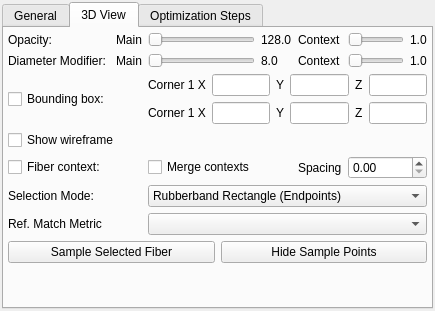
<?xml version="1.0" encoding="UTF-8"?>
<ui version="4.0">
 <class>DockWidget</class>
 <widget class="QDockWidget" name="DockWidget">
  <property name="geometry">
   <rect>
    <x>0</x>
    <y>0</y>
    <width>435</width>
    <height>311</height>
   </rect>
  </property>
  <property name="windowTitle">
   <string>DockWidget</string>
  </property>
  <widget class="QWidget" name="dockWidgetContents">
   <layout class="QHBoxLayout" name="horizontalLayout">
    <property name="spacing">
     <number>0</number>
    </property>
    <property name="leftMargin">
     <number>2</number>
    </property>
    <property name="topMargin">
     <number>2</number>
    </property>
    <property name="rightMargin">
     <number>2</number>
    </property>
    <property name="bottomMargin">
     <number>2</number>
    </property>
    <item>
     <widget class="QTabWidget" name="tabWidget">
      <property name="currentIndex">
       <number>1</number>
      </property>
      <widget class="QWidget" name="tabGeneral">
       <attribute name="title">
        <string>General</string>
       </attribute>
       <layout class="QVBoxLayout" name="verticalLayout">
        <property name="leftMargin">
         <number>4</number>
        </property>
        <property name="topMargin">
         <number>4</number>
        </property>
        <property name="rightMargin">
         <number>4</number>
        </property>
        <property name="bottomMargin">
         <number>4</number>
        </property>
        <item>
         <widget class="QGroupBox" name="groupBox_2">
          <property name="title">
           <string>Global Settings</string>
          </property>
          <layout class="QGridLayout" name="gridLayout_4">
           <property name="leftMargin">
            <number>4</number>
           </property>
           <property name="topMargin">
            <number>4</number>
           </property>
           <property name="rightMargin">
            <number>4</number>
           </property>
           <property name="bottomMargin">
            <number>4</number>
           </property>
           <item row="2" column="0">
            <widget class="QLabel" name="label_25">
             <property name="text">
              <string>Reference Volume</string>
             </property>
            </widget>
           </item>
           <item row="1" column="1" colspan="2">
            <widget class="QComboBox" name="comboBox_6"/>
           </item>
           <item row="2" column="1">
            <widget class="QLineEdit" name="lineEdit_7"/>
           </item>
           <item row="0" column="1" colspan="2">
            <widget class="QComboBox" name="comboBox_5"/>
           </item>
           <item row="2" column="2">
            <widget class="QPushButton" name="pushButton_3">
             <property name="text">
              <string>...</string>
             </property>
            </widget>
           </item>
           <item row="1" column="0">
            <widget class="QLabel" name="label_24">
             <property name="text">
              <string>Distribution Colors</string>
             </property>
            </widget>
           </item>
           <item row="0" column="0">
            <widget class="QLabel" name="label_23">
             <property name="text">
              <string>Result Colors:</string>
             </property>
            </widget>
           </item>
          </layout>
         </widget>
        </item>
        <item>
         <widget class="QGroupBox" name="groupBox">
          <property name="title">
           <string>Result List</string>
          </property>
          <layout class="QGridLayout" name="gridLayout_3">
           <property name="leftMargin">
            <number>4</number>
           </property>
           <property name="topMargin">
            <number>4</number>
           </property>
           <property name="rightMargin">
            <number>4</number>
           </property>
           <property name="bottomMargin">
            <number>4</number>
           </property>
           <item row="1" column="0">
            <widget class="QLabel" name="label_20">
             <property name="text">
              <string>Histogram Bins:</string>
             </property>
            </widget>
           </item>
           <item row="0" column="0" colspan="2">
            <widget class="QCheckBox" name="checkBox_5">
             <property name="text">
              <string>Show Reference in Distribution Histograms</string>
             </property>
            </widget>
           </item>
           <item row="1" column="1">
            <widget class="QSpinBox" name="spinBox"/>
           </item>
           <item row="2" column="0">
            <widget class="QLabel" name="label_21">
             <property name="text">
              <string>Distribution Plot Types</string>
             </property>
            </widget>
           </item>
           <item row="2" column="1">
            <widget class="QComboBox" name="comboBox_3">
             <item>
              <property name="text">
               <string>Bar Chart</string>
              </property>
             </item>
             <item>
              <property name="text">
               <string>Line Graph</string>
              </property>
             </item>
            </widget>
           </item>
           <item row="3" column="0">
            <widget class="QLabel" name="label_22">
             <property name="text">
              <string>Stacked Bar Colors</string>
             </property>
            </widget>
           </item>
           <item row="3" column="1">
            <widget class="QComboBox" name="comboBox_4"/>
           </item>
           <item row="4" column="0" colspan="2">
            <spacer name="verticalSpacer_2">
             <property name="orientation">
              <enum>Qt::Vertical</enum>
             </property>
             <property name="sizeHint" stdset="0">
              <size>
               <width>20</width>
               <height>40</height>
              </size>
             </property>
            </spacer>
           </item>
          </layout>
         </widget>
        </item>
       </layout>
      </widget>
      <widget class="QWidget" name="tab3DView">
       <attribute name="title">
        <string>3D View</string>
       </attribute>
       <layout class="QGridLayout" name="gridLayout">
        <property name="leftMargin">
         <number>4</number>
        </property>
        <property name="topMargin">
         <number>4</number>
        </property>
        <property name="rightMargin">
         <number>4</number>
        </property>
        <property name="bottomMargin">
         <number>4</number>
        </property>
        <item row="0" column="1">
         <widget class="QLabel" name="label_18">
          <property name="text">
           <string>Main</string>
          </property>
         </widget>
        </item>
        <item row="1" column="5">
         <widget class="QSlider" name="horizontalSlider_4">
          <property name="orientation">
           <enum>Qt::Horizontal</enum>
          </property>
         </widget>
        </item>
        <item row="1" column="1">
         <widget class="QLabel" name="label_19">
          <property name="text">
           <string>Main</string>
          </property>
         </widget>
        </item>
        <item row="4" column="0">
         <widget class="QCheckBox" name="checkBox">
          <property name="text">
           <string>Bounding box:</string>
          </property>
         </widget>
        </item>
        <item row="9" column="0">
         <widget class="QLabel" name="label_16">
          <property name="text">
           <string>Selection Mode:</string>
          </property>
         </widget>
        </item>
        <item row="7" column="4">
         <widget class="QLabel" name="label_15">
          <property name="text">
           <string>Spacing</string>
          </property>
         </widget>
        </item>
        <item row="7" column="0">
         <widget class="QCheckBox" name="checkBox_3">
          <property name="text">
           <string>Fiber context:</string>
          </property>
         </widget>
        </item>
        <item row="1" column="3">
         <widget class="QLabel" name="label_4">
          <property name="text">
           <string>8.0</string>
          </property>
         </widget>
        </item>
        <item row="4" column="2" colspan="5">
         <layout class="QGridLayout" name="gridLayout_2">
          <item row="0" column="1">
           <widget class="QLineEdit" name="lineEdit"/>
          </item>
          <item row="0" column="4">
           <widget class="QLabel" name="label_11">
            <property name="text">
             <string>Z</string>
            </property>
           </widget>
          </item>
          <item row="0" column="5">
           <widget class="QLineEdit" name="lineEdit_3"/>
          </item>
          <item row="0" column="0">
           <widget class="QLabel" name="label_9">
            <property name="text">
             <string>Corner 1 X</string>
            </property>
           </widget>
          </item>
          <item row="0" column="3">
           <widget class="QLineEdit" name="lineEdit_2"/>
          </item>
          <item row="0" column="2">
           <widget class="QLabel" name="label_10">
            <property name="text">
             <string>Y</string>
            </property>
           </widget>
          </item>
          <item row="1" column="3">
           <widget class="QLineEdit" name="lineEdit_6"/>
          </item>
          <item row="1" column="0">
           <widget class="QLabel" name="label_13">
            <property name="text">
             <string>Corner 1 X</string>
            </property>
           </widget>
          </item>
          <item row="1" column="5">
           <widget class="QLineEdit" name="lineEdit_5"/>
          </item>
          <item row="1" column="4">
           <widget class="QLabel" name="label_14">
            <property name="text">
             <string>Z</string>
            </property>
           </widget>
          </item>
          <item row="1" column="2">
           <widget class="QLabel" name="label_12">
            <property name="text">
             <string>Y</string>
            </property>
           </widget>
          </item>
          <item row="1" column="1">
           <widget class="QLineEdit" name="lineEdit_4"/>
          </item>
         </layout>
        </item>
        <item row="7" column="5" colspan="2">
         <widget class="QDoubleSpinBox" name="doubleSpinBox"/>
        </item>
        <item row="12" column="0" colspan="7">
         <layout class="QHBoxLayout" name="horizontalLayout_2">
          <item>
           <widget class="QPushButton" name="pushButton">
            <property name="text">
             <string>Sample Selected Fiber</string>
            </property>
           </widget>
          </item>
          <item>
           <widget class="QPushButton" name="pushButton_2">
            <property name="text">
             <string>Hide Sample Points</string>
            </property>
           </widget>
          </item>
         </layout>
        </item>
        <item row="1" column="2">
         <widget class="QSlider" name="horizontalSlider_3">
          <property name="orientation">
           <enum>Qt::Horizontal</enum>
          </property>
         </widget>
        </item>
        <item row="1" column="6">
         <widget class="QLabel" name="label_8">
          <property name="text">
           <string>1.0</string>
          </property>
         </widget>
        </item>
        <item row="1" column="0">
         <widget class="QLabel" name="label_6">
          <property name="text">
           <string>Diameter Modifier:</string>
          </property>
         </widget>
        </item>
        <item row="0" column="5">
         <widget class="QSlider" name="horizontalSlider_2">
          <property name="orientation">
           <enum>Qt::Horizontal</enum>
          </property>
         </widget>
        </item>
        <item row="1" column="4">
         <widget class="QLabel" name="label_7">
          <property name="text">
           <string>Context</string>
          </property>
         </widget>
        </item>
        <item row="0" column="6">
         <widget class="QLabel" name="label_5">
          <property name="text">
           <string>1.0</string>
          </property>
         </widget>
        </item>
        <item row="0" column="4">
         <widget class="QLabel" name="label_3">
          <property name="text">
           <string>Context</string>
          </property>
         </widget>
        </item>
        <item row="10" column="0">
         <widget class="QLabel" name="label_17">
          <property name="text">
           <string>Ref. Match Metric</string>
          </property>
         </widget>
        </item>
        <item row="0" column="3">
         <widget class="QLabel" name="label_2">
          <property name="text">
           <string>128.0</string>
          </property>
         </widget>
        </item>
        <item row="0" column="2">
         <widget class="QSlider" name="horizontalSlider">
          <property name="orientation">
           <enum>Qt::Horizontal</enum>
          </property>
         </widget>
        </item>
        <item row="9" column="2" colspan="5">
         <widget class="QComboBox" name="comboBox">
          <item>
           <property name="text">
            <string>Rubberband Rectangle (Endpoints)</string>
           </property>
          </item>
          <item>
           <property name="text">
            <string>Single Fiber Click</string>
           </property>
          </item>
         </widget>
        </item>
        <item row="7" column="2">
         <widget class="QCheckBox" name="checkBox_4">
          <property name="text">
           <string>Merge contexts</string>
          </property>
         </widget>
        </item>
        <item row="0" column="0">
         <widget class="QLabel" name="label">
          <property name="text">
           <string>Opacity:</string>
          </property>
         </widget>
        </item>
        <item row="6" column="0" colspan="4">
         <widget class="QCheckBox" name="checkBox_2">
          <property name="text">
           <string>Show wireframe</string>
          </property>
         </widget>
        </item>
        <item row="10" column="2" colspan="5">
         <widget class="QComboBox" name="comboBox_2"/>
        </item>
        <item row="13" column="0" colspan="7">
         <spacer name="verticalSpacer">
          <property name="orientation">
           <enum>Qt::Vertical</enum>
          </property>
          <property name="sizeHint" stdset="0">
           <size>
            <width>20</width>
            <height>40</height>
           </size>
          </property>
         </spacer>
        </item>
       </layout>
      </widget>
      <widget class="QWidget" name="tabOptimizationSteps">
       <attribute name="title">
        <string>Optimization Steps</string>
       </attribute>
       <layout class="QGridLayout" name="gridLayout_5">
        <item row="2" column="0" colspan="2">
         <widget class="QScrollArea" name="scrollArea">
          <property name="widgetResizable">
           <bool>true</bool>
          </property>
          <widget class="QWidget" name="scrollAreaWidgetContents">
           <property name="geometry">
            <rect>
             <x>0</x>
             <y>0</y>
             <width>405</width>
             <height>190</height>
            </rect>
           </property>
          </widget>
         </widget>
        </item>
        <item row="0" column="0">
         <widget class="QLabel" name="label_26">
          <property name="text">
           <string>Delay (ms)</string>
          </property>
         </widget>
        </item>
        <item row="0" column="1">
         <widget class="QSpinBox" name="spinBox_2"/>
        </item>
        <item row="1" column="0" colspan="2">
         <widget class="QLabel" name="label_27">
          <property name="text">
           <string>Show Chart for change during optimization of:</string>
          </property>
         </widget>
        </item>
       </layout>
      </widget>
     </widget>
    </item>
   </layout>
  </widget>
 </widget>
 <resources/>
 <connections/>
</ui>
